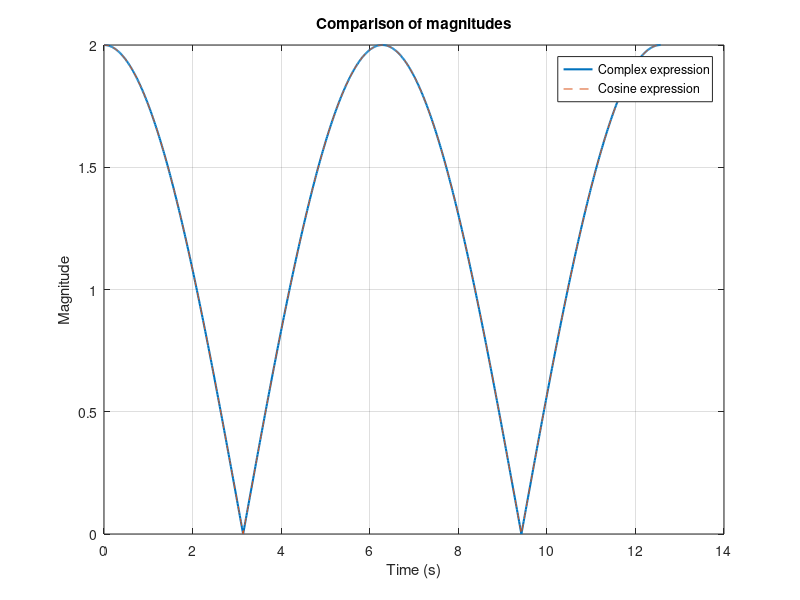

This chart was generated by the following MATLAB code:
clear; clc; close all;
t = linspace(0,4*pi,1001);
a = abs(exp(2j*t)+exp(3j*t));
b = 2*abs(cos(0.5*t));
figure;
plot(t,a,'LineWidth',1.5); hold on;
plot(t,b,'--'); grid on;
xlabel('Time (s)'); ylabel('Magnitude');
legend('Complex expression','Cosine expression');
title('Comparison of magnitudes');
fprintf('Maximum error = %.3e\n',max(abs(a-b)));
print(gcf,'M3_Complex_Magnitude','-dpng','-r300');
